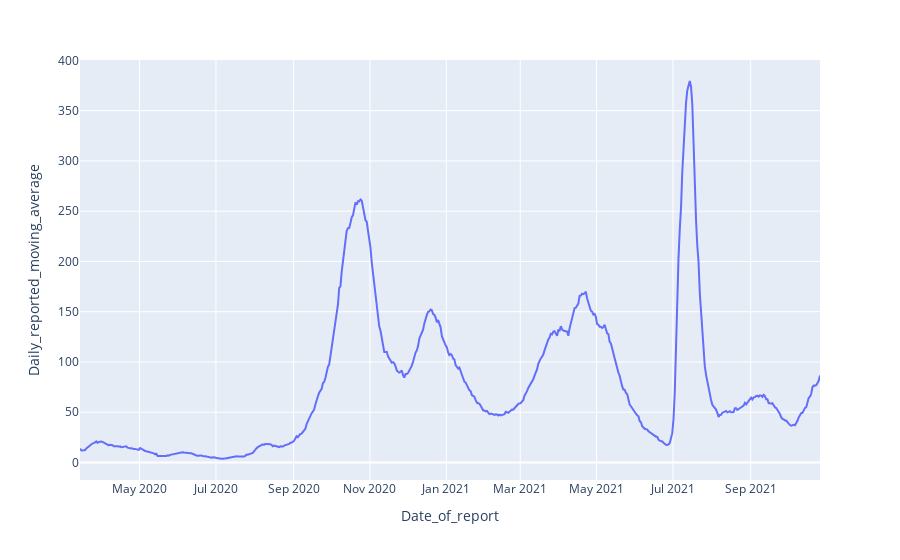

The code cell stored with this chart in its notebook:
### Code cell
px.line(
    covid_data_cleaned[covid_data_cleaned["Municipality_name"] == "Utrecht"], 
    x="Date_of_report",
    y="Daily_reported_moving_average",
)

### Figure 1 — Plotly figure (JSON) as saved in the notebook; plotly's stock layout.template omitted (floating-point values rounded to 4 significant figures; data arrays with more than 128 entries replaced by an {"elided": "..."} marker saying what was removed)
{"data": [{"hovertemplate": "Date_of_report=%{x}<br>Daily_reported_moving_average=%{y}<extra></extra>", "legendgroup": "", "line": {"color": "#636efa", "dash": "solid"}, "mode": "lines", "name": "", "orientation": "v", "showlegend": false, "type": "scatter", "x": {"elided": "592 str values"}, "xaxis": "x", "y": {"elided": "592 float values"}, "yaxis": "y"}], "layout": {"legend": {"tracegroupgap": 0}, "margin": {"t": 60}, "xaxis": {"anchor": "y", "domain": [0, 1], "title": {"text": "Date_of_report"}}, "yaxis": {"anchor": "x", "domain": [0, 1], "title": {"text": "Daily_reported_moving_average"}}}}
